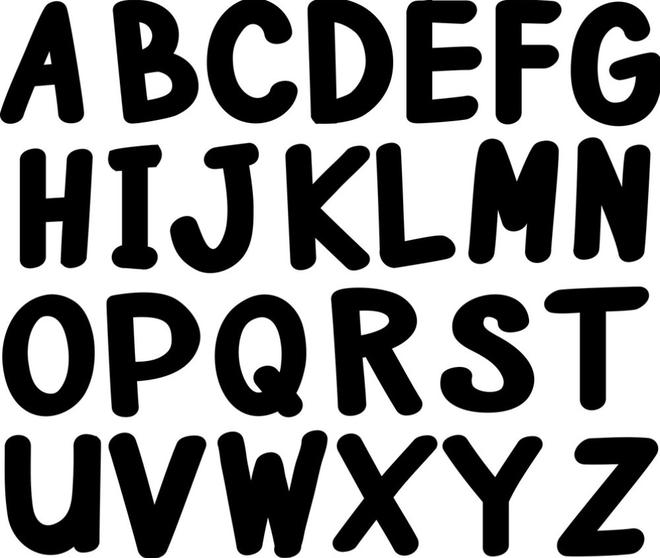
#> input picture morph.jpg, 660 x 558 px
$ jupyter execute '14. Morphological operations.ipynb'   (shell and % lines are left out)
#> lines starting #> are read from the running program, lines starting #| are printed output that depends on the picture; after the words box and inside, x2 and y2 are one past the last pixel; in counts of white or black regions, pixels touching at a corner belong together
[cell 1]
import cv2
import numpy as np
import matplotlib.pyplot as plt

[cell 2]
img=cv2.imread('morph.jpg',0)
#> img is the input picture: shape (558, 660); min 0, max 255, mean 141.7

[cell 3]
plt.imshow(img)

# Erosion

[cell 4]
# binarize the image
binr = cv2.threshold(img, 0, 255, cv2.THRESH_BINARY+cv2.THRESH_OTSU)[1]
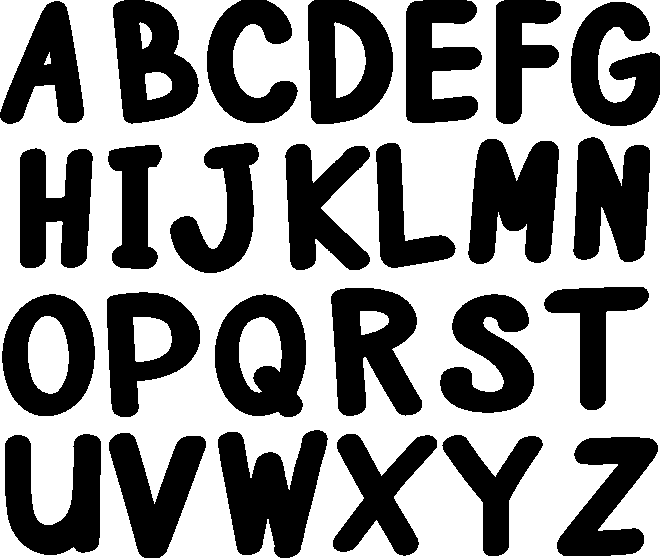
#> binr: shape (558, 660); 55.6% white; 26 black regions, largest, box (x1, y1, x2, y2) and area: (218, 430, 328, 558) 8682, (468, 139, 559, 264) 8175, (331, 288, 422, 416) 7789

[cell 5]
# define the kernel
kernel = np.ones((5, 5), np.uint8)

[cell 6]
# invert the image
invert = cv2.bitwise_not(binr)

[cell 7]
# erode the image
erosion = cv2.erode(invert, kernel,
                    iterations=1)
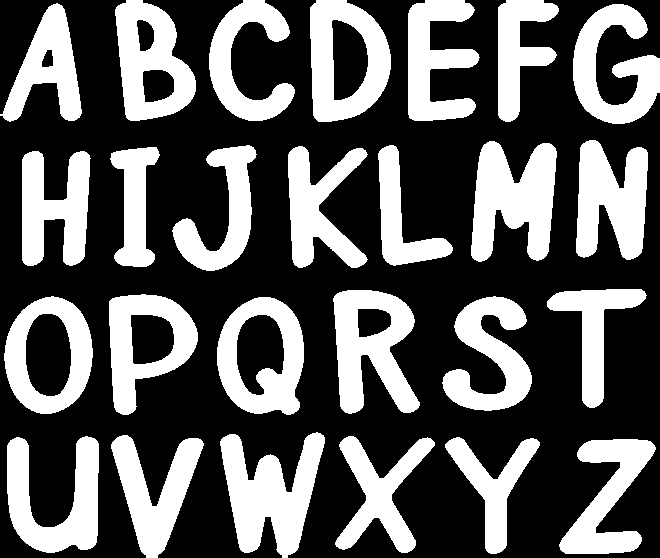
#> erosion: shape (558, 660); 36.1% white; 26 white regions, largest, box (x1, y1, x2, y2) and area: (220, 432, 325, 558) 7276, (471, 141, 557, 262) 6927, (333, 290, 420, 414) 6356

[cell 8]
# print the output
plt.imshow(erosion, cmap='gray')

# Dilation

[cell 9]

# binarize the image
binr = cv2.threshold(img, 0, 255, cv2.THRESH_BINARY+cv2.THRESH_OTSU)[1]

[cell 10]
# define the kernel
kernel = np.ones((3, 3), np.uint8)

[cell 11]
# invert the image
invert = cv2.bitwise_not(binr)

[cell 12]

# dilate the image
dilation = cv2.dilate(invert, kernel, iterations=1)
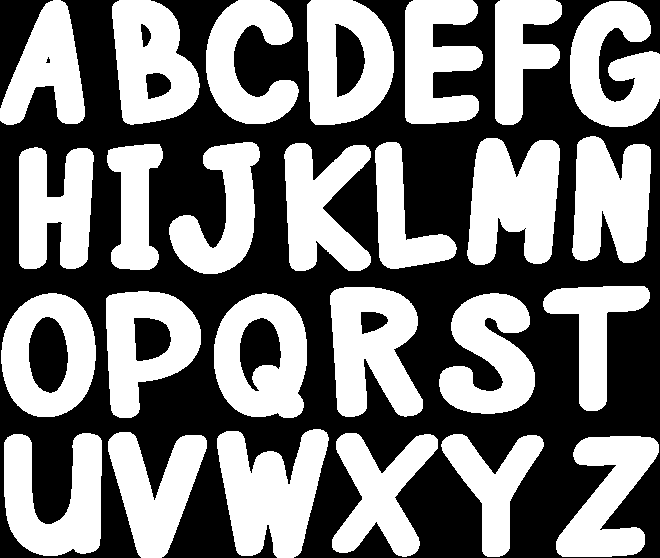
#> dilation: shape (558, 660); 48.6% white; 26 white regions, largest, box (x1, y1, x2, y2) and area: (217, 429, 329, 558) 9391, (467, 138, 560, 265) 8805, (330, 287, 423, 417) 8506

[cell 13]

# print the output
plt.imshow(dilation, cmap='gray')

# Opening

[cell 14]

# binarize the image
binr = cv2.threshold(img, 0, 255,
                     cv2.THRESH_BINARY+cv2.THRESH_OTSU)[1]

[cell 15]
# define the kernel
kernel = np.ones((3, 3), np.uint8)

[cell 16]
# opening the image
opening = cv2.morphologyEx(binr, cv2.MORPH_OPEN,
                           kernel, iterations=1)
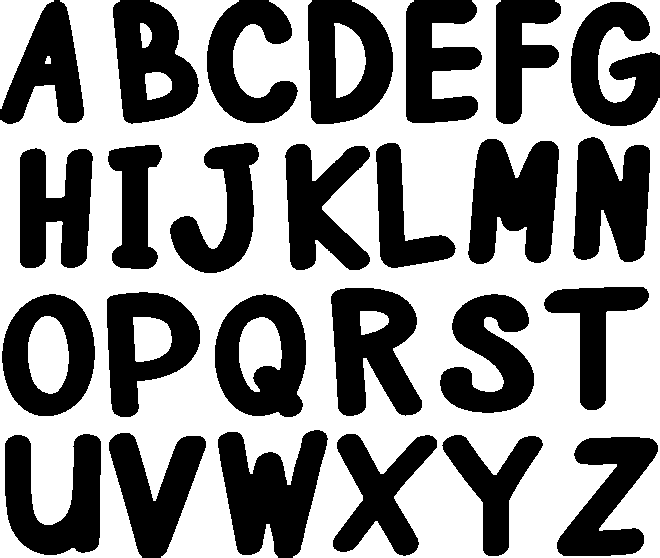
#> opening: shape (558, 660); 55.5% white; 26 black regions, largest, box (x1, y1, x2, y2) and area: (218, 430, 328, 558) 8716, (468, 139, 559, 264) 8191, (331, 288, 422, 416) 7792

[cell 17]
# print the output
plt.imshow(opening, cmap='gray')

# Closing

[cell 18]
# binarize the image
binr = cv2.threshold(img, 0, 255, cv2.THRESH_BINARY+cv2.THRESH_OTSU)[1]

# define the kernel
kernel = np.ones((3, 3), np.uint8)

# opening the image
closing = cv2.morphologyEx(binr, cv2.MORPH_CLOSE, kernel, iterations=1)
#> closing: shape (558, 660); 55.6% white; 26 black regions, largest, box (x1, y1, x2, y2) and area: (218, 430, 327, 558) 8680, (468, 139, 559, 264) 8175, (331, 288, 422, 416) 7788

# print the output
plt.imshow(closing, cmap='gray')
